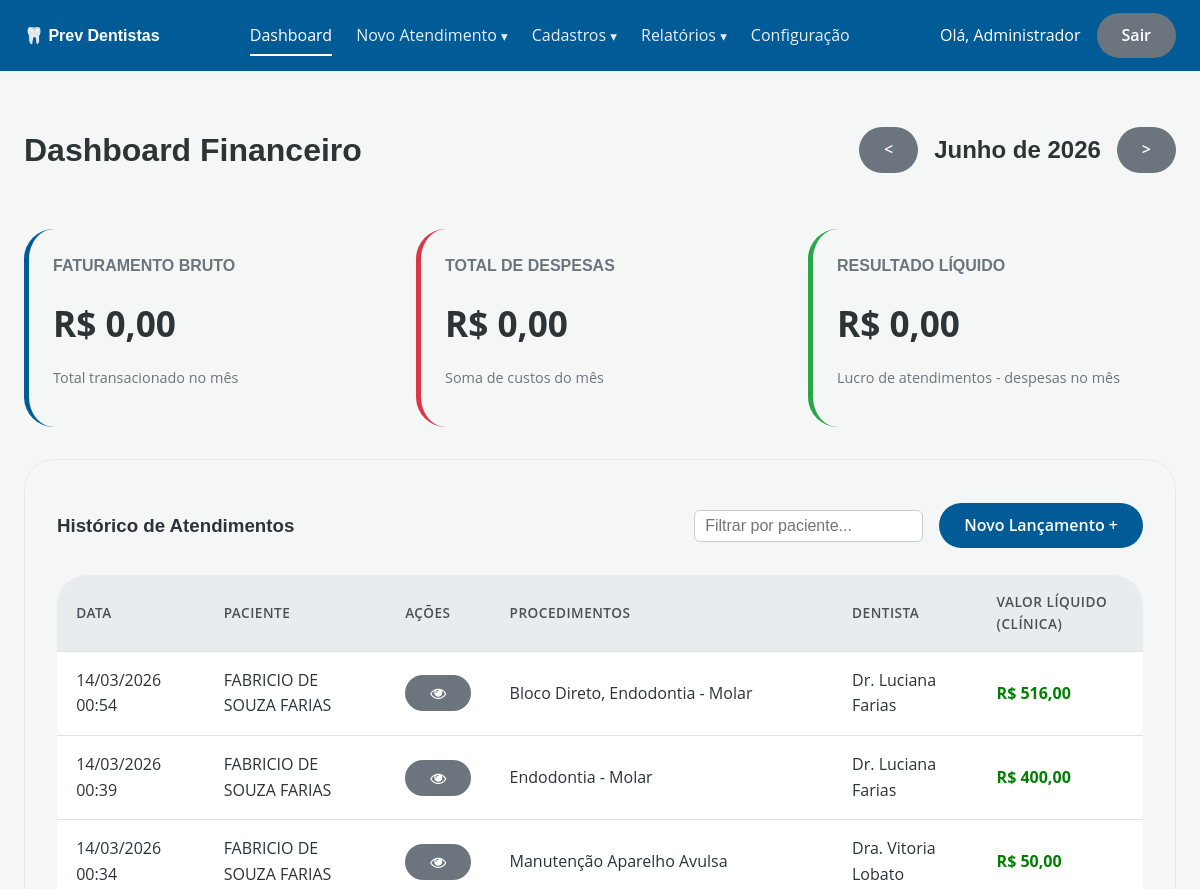
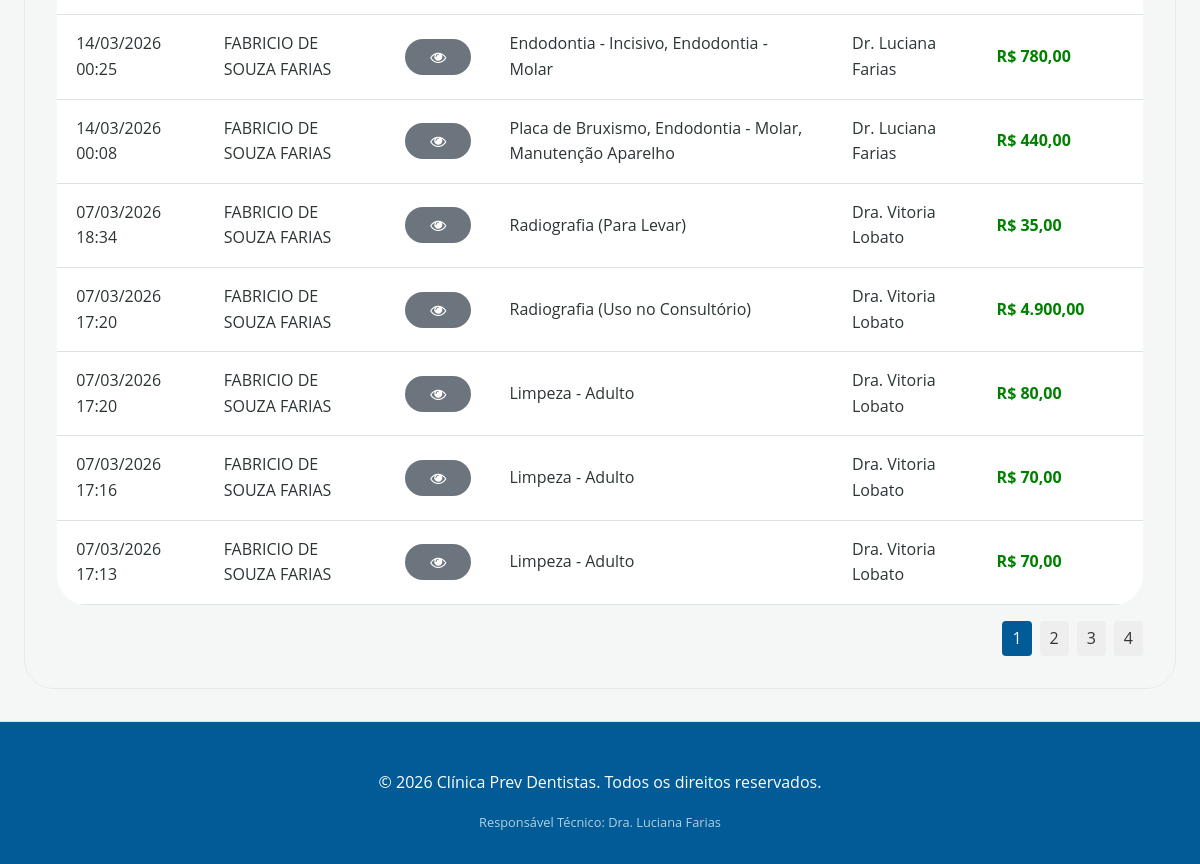
Screenshot of /public/?rota=painel (signed in) with the database file from the repository (2 pictures, top to bottom).
### tables this page shows
CREATE TABLE IF NOT EXISTS `atendimentos` (
  `id` int NOT NULL AUTO_INCREMENT,
  `paciente_id` int NOT NULL,
  `id_dentista` int NOT NULL,
  `data_atendimento` datetime NOT NULL,
  `valor_total` decimal(10,2) DEFAULT '0.00',
  `taxa_cartao` decimal(10,2) DEFAULT '0.00',
  `valor_liquido_clinica` decimal(10,2) DEFAULT '0.00',
  `custo_auxiliar` decimal(10,2) NOT NULL DEFAULT '0.00',
  `comissao_dentista` decimal(10,2) DEFAULT '0.00',
  `status_pagamento` varchar(30) DEFAULT NULL,
  `url_arquivo` text,
  `criado_em` timestamp NULL DEFAULT CURRENT_TIMESTAMP,
  PRIMARY KEY (`id`),
  KEY `id_dentista` (`id_dentista`),
  KEY `paciente_id` (`paciente_id`)
);

CREATE TABLE IF NOT EXISTS `pacientes` (
  `id` int NOT NULL AUTO_INCREMENT,
  `nome` varchar(255) NOT NULL,
  `cpf` varchar(20) DEFAULT NULL,
  `data_nascimento` date DEFAULT NULL,
  `email` varchar(255) DEFAULT NULL,
  `telefone` varchar(20) DEFAULT NULL,
  `cep` varchar(10) DEFAULT NULL,
  `endereco` varchar(255) DEFAULT NULL,
  `numero` varchar(20) DEFAULT NULL,
  `complemento` varchar(100) DEFAULT NULL,
  `bairro` varchar(100) DEFAULT NULL,
  `cidade` varchar(100) DEFAULT NULL,
  `estado` varchar(2) DEFAULT NULL,
  `foto_paciente` varchar(255) DEFAULT NULL,
  `created_at` timestamp NULL DEFAULT CURRENT_TIMESTAMP,
  `updated_at` timestamp NULL DEFAULT CURRENT_TIMESTAMP ON UPDATE CURRENT_TIMESTAMP,
  PRIMARY KEY (`id`),
  UNIQUE KEY `cpf` (`cpf`)
);

CREATE TABLE IF NOT EXISTS `usuarios` (
  `id` int NOT NULL AUTO_INCREMENT,
  `nome` varchar(100) NOT NULL,
  `login` varchar(50) NOT NULL,
  `senha` varchar(255) NOT NULL,
  `perfil` enum('proprietario','recepcionista','dentista') NOT NULL,
  `criado_em` timestamp NULL DEFAULT CURRENT_TIMESTAMP,
  PRIMARY KEY (`id`),
  UNIQUE KEY `login` (`login`)
);

### src/Controller/PainelController.php (called while the page is built, shortened)
<?php
class PainelController
{
    public function index(): void
    {
        $atendimentoModel = new AtendimentoModel($this->pdo);
        $despesaModel     = new DespesaModel($this->pdo);
        $mes_selecionado = isset($_GET['mes']) ? $_GET['mes'] : date('Y-m');
        $dataInicio    = date('Y-m-01', strtotime($mes_selecionado));
        $dataFim       = date('Y-m-t',  strtotime($mes_selecionado));
        $mes_anterior  = date('Y-m', strtotime($dataInicio . ' -1 month'));
        $mes_proximo   = date('Y-m', strtotime($dataInicio . ' +1 month'));
        $faturamentoBruto = $atendimentoModel->faturamentoBruto($dataInicio . ' 00:00:00', $dataFim . ' 23:59:59');
        $lucroLiquido     = $atendimentoModel->lucroLiquido($dataInicio . ' 00:00:00', $dataFim . ' 23:59:59');
        $totalDespesas    = $despesaModel->totalNoPeriodo($dataInicio, $dataFim);
        $busca          = trim($_GET['busca'] ?? '');
        $pagina         = max(1, (int)($_GET['pagina'] ?? 1));
        $itensPorPagina = 10;
        $offset         = ($pagina - 1) * $itensPorPagina;
        $totalRegistros      = $atendimentoModel->contarPagos($busca);
        $totalPaginas        = ceil($totalRegistros / $itensPorPagina);
        $ultimosAtendimentos = $atendimentoModel->listarPagos($busca, $itensPorPagina, $offset);
        if (class_exists('IntlDateFormatter')) {
            $formatter = new IntlDateFormatter(
                'pt_BR',
                IntlDateFormatter::FULL,
                IntlDateFormatter::NONE,
                'America/Sao_Paulo',
                IntlDateFormatter::GREGORIAN,
                "MMMM 'de' yyyy"
            );
            $mesAtual = $formatter->format(strtotime($dataInicio));
        } else {
            $meses = ['janeiro','fevereiro','março','abril','maio','junho',
                      'julho','agosto','setembro','outubro','novembro','dezembro'];
            $m = (int)date('n', strtotime($dataInicio)) - 1;
            $mesAtual = $meses[$m] . ' de ' . date('Y', strtotime($dataInicio));
        }
        require ROOT . '/src/View/layout/header.php';
        require ROOT . '/src/View/painel/index.php';
        require ROOT . '/src/View/layout/footer.php';
    }
}

### public/index.php (called while the page is built, shortened)
<?php
require_once ROOT . '/config/controle_acesso.php';
spl_autoload_register(function (string $class): void {
    $dirs = [
        ROOT . '/src/Controller/',
        ROOT . '/src/Model/',
    ];
    foreach ($dirs as $dir) {
        $file = $dir . $class . '.php';
        if (file_exists($file)) {
            return;
        }
    }
});
$rota = $_GET['rota'] ?? 'login';
[$controllerClass, $metodo, $perfis] = $rotas[$rota];
require_once ROOT . '/config/database.php';
$controller = new $controllerClass($pdo);
$controller->$metodo();

### config/controle_acesso.php (called while the page is built, shortened)
<?php
function is_admin(): bool {
    return isset($_SESSION['usuario_perfil']) && $_SESSION['usuario_perfil'] === 'proprietario';
}

### src/Model/AtendimentoModel.php (called while the page is built, shortened)
<?php
class AtendimentoModel
{
    public function faturamentoBruto(string $inicio, string $fim): float
    {
        $stmt = $this->pdo->prepare("
            SELECT COALESCE(SUM(ap.valor_procedimento), 0)
            FROM atendimento_procedimentos ap
            JOIN atendimentos a ON ap.id_atendimento = a.id
            WHERE a.data_atendimento BETWEEN ? AND ?
              AND a.status_pagamento IN ('pago','pendente')
              AND ap.status_execucao IN ('feito','finalizado','pendente')
        ");
        $stmt->execute([$inicio, $fim]);
        return (float) ($stmt->fetchColumn() ?? 0);
    }
    public function lucroLiquido(string $inicio, string $fim): float
    {
        $stmt = $this->pdo->prepare("
            SELECT SUM(valor_liquido_clinica)
            FROM atendimentos
            WHERE data_atendimento BETWEEN ? AND ?
              AND status_pagamento = 'pago'
        ");
        $stmt->execute([$inicio, $fim]);
        return (float) ($stmt->fetchColumn() ?? 0);
    }
    public function contarPagos(string $busca): int
    {
        $sql    = "SELECT COUNT(DISTINCT a.id)
                   FROM atendimentos a
                   JOIN pacientes p ON a.paciente_id = p.id
                   WHERE a.status_pagamento IN ('pago','pendente')";
        $params = [];
        $stmt = $this->pdo->prepare($sql);
        $stmt->execute($params);
        return (int) $stmt->fetchColumn();
    }
    public function listarPagos(string $busca, int $limit, int $offset): array
    {
        $sql = "
            SELECT
                a.id, a.data_atendimento,
                p.nome   AS paciente_nome,
                a.status_pagamento,
                a.taxa_cartao, a.valor_liquido_clinica,
                a.custo_auxiliar, a.comissao_dentista, a.url_arquivo,
                u.nome   AS dentista,
                SUM(CASE WHEN ap.status_execucao IN ('feito','finalizado','pendente') THEN ap.valor_procedimento ELSE 0 END) AS valor_bruto_total,
                GROUP_CONCAT(
                    CASE WHEN ap.status_execucao IN ('feito','finalizado','pendente') THEN proc.nome END
                    SEPARATOR ', '
                ) AS procedimentos
            FROM atendimentos a
            JOIN pacientes   p    ON a.paciente_id    = p.id
            JOIN usuarios    u    ON a.id_dentista     = u.id
            LEFT JOIN atendimento_procedimentos ap   ON a.id = ap.id_atendimento
            LEFT JOIN procedimentos             proc ON ap.id_procedimento = proc.id
            WHERE a.status_pagamento IN ('pago','pendente')
        ";
        $sql .= " GROUP BY a.id ORDER BY a.data_atendimento DESC LIMIT ? OFFSET ?";
        $stmt = $this->pdo->prepare($sql);
        $pos = 1;
        $stmt->bindValue($pos++, $limit,  PDO::PARAM_INT);
        $stmt->bindValue($pos,   $offset, PDO::PARAM_INT);
        $stmt->execute();
        return $stmt->fetchAll();
    }
}

### src/Model/DespesaModel.php (called while the page is built, shortened)
<?php
class DespesaModel
{
    public function totalNoPeriodo(string $dataInicio, string $dataFim): float
    {
        $stmt = $this->pdo->prepare(
            "SELECT SUM(valor) FROM despesas WHERE data_despesa BETWEEN ? AND ?"
        );
        $stmt->execute([$dataInicio, $dataFim]);
        return (float) ($stmt->fetchColumn() ?? 0);
    }
}

### src/View/painel/index.php (the view, shortened to what this page needs)
<div style="display:flex; justify-content:space-between; align-items:center;">
    <h1>Dashboard Financeiro</h1>
    <div style="display:flex; align-items:center; gap: 1rem;">
        <a href="<?= BASE_URL ?>?rota=painel&mes=<?= $mes_anterior ?>" class="btn btn-secondary" title="Mês Anterior">&lt;</a>
        <h2 style="color: var(--text-muted); margin: 0;"><?= ucfirst($mesAtual) ?></h2>
        <a href="<?= BASE_URL ?>?rota=painel&mes=<?= $mes_proximo ?>" class="btn btn-secondary" title="Próximo Mês">&gt;</a>
    </div>
</div>
<?php if (is_admin()): ?>
<div class="dashboard-grid" style="margin-top: 2rem;">
    <div class="stat-card">
        <h3>Faturamento Bruto</h3>
        <div class="stat-value">R$ <?= number_format($faturamentoBruto, 2, ',', '.') ?></div>
        <p class="text-muted">Total transacionado no mês</p>
    </div>
    <div class="stat-card" style="border-left-color: var(--danger-color);">
        <h3>Total de Despesas</h3>
        <div class="stat-value">R$ <?= number_format($totalDespesas, 2, ',', '.') ?></div>
        <p class="text-muted">Soma de custos do mês</p>
    </div>
    <div class="stat-card" style="border-left-color: var(--success-color);">
        <h3>Resultado Líquido</h3>
        <div class="stat-value">R$ <?= number_format($lucroLiquido - $totalDespesas, 2, ',', '.') ?></div>
        <p class="text-muted">Lucro de atendimentos - despesas no mês</p>
    </div>
</div>
<?php endif; ?>
<div class="card" style="margin-top: 2rem;">
    <div style="display:flex; justify-content:space-between; align-items:center;">
        <h3>Histórico de Atendimentos</h3>
        <div style="display:flex; gap: 1rem; align-items:center;">
            <div style="display:flex; gap:0.5rem; align-items:center;">
                <input type="text" id="busca_painel"
                       placeholder="Filtrar por paciente..."
                       value="<?= htmlspecialchars($busca ?? '') ?>"
                       style="padding:6px 10px; border:1px solid #ccc; border-radius:6px; min-width:220px;"
                       autocomplete="off">
            </div>
            <?php if (is_admin()): ?>
            <a href="<?= BASE_URL ?>?rota=atendimentos.novo" class="btn btn-primary">Novo Lançamento +</a>
            <?php endif; ?>
        </div>
    </div>
    <table class="mobile-card-table" id="tabela_painel" style="margin-top: 1rem;">
        <thead>
            <tr>
                <th>Data</th>
                <th>Paciente</th>
                <th>Ações</th>
                <th>Procedimentos</th>
                <th>Dentista</th>
                <?php if (is_admin()): ?>
                <th>Valor Líquido (Clínica)</th>
                <?php endif; ?>
            </tr>
        </thead>
        <tbody>
            <?php if(count($ultimosAtendimentos) > 0): ?>
                <?php foreach($ultimosAtendimentos as $at): ?>
                    <?php
                        $isNaoAplicavel = $at['status_pagamento'] === 'nao_aplicavel';
                    ?>
                <tr class="clickable-row"
                    data-id="<?= $at['id'] ?>"
                    data-data="<?= date('d/m/Y H:i', strtotime($at['data_atendimento'])) ?>"
                    data-paciente="<?= htmlspecialchars($at['paciente_nome']) ?>"
                    data-taxa-cartao="<?= $isNaoAplicavel ? 'N/A' : 'R$ ' . number_format($at['taxa_cartao'], 2, ',', '.') ?>"
                    data-custo-auxiliar="<?= $isNaoAplicavel ? 'N/A' : 'R$ ' . number_format($at['custo_auxiliar'], 2, ',', '.') ?>"
                    data-comissao-dentista="<?= $isNaoAplicavel ? 'N/A' : 'R$ ' . number_format($at['comissao_dentista'], 2, ',', '.') ?>"
                    data-procedimentos="<?= htmlspecialchars($at['procedimentos'] ?? '') ?>"
                    data-dentista="<?= htmlspecialchars($at['dentista']) ?>"
                    data-arquivo="<?= htmlspecialchars($at['url_arquivo'] ?? '') ?>"
                    data-valor="<?= $isNaoAplicavel ? 'N/A' : 'R$ ' . number_format($at['valor_liquido_clinica'], 2, ',', '.') ?>"
                    data-bruto="<?= $isNaoAplicavel ? 'N/A' : 'R$ ' . number_format($at['valor_bruto_total'] ?? 0, 2, ',', '.') ?>"
                    style="cursor: pointer;" title="Clique para ver detalhes">
                    <td data-label="Data"><?= date('d/m/Y H:i', strtotime($at['data_atendimento'])) ?></td>
                    <td data-label="Paciente"><?= htmlspecialchars($at['paciente_nome']) ?></td>
                    <td data-label="Ações">
                        <a href="<?= BASE_URL ?>?rota=recibo&id=<?= $at['id'] ?>" class="btn btn-secondary" target="_blank" title="Gerar Recibo">
                            <i class="fa fa-eye"></i>
                        </a>
                    </td>
                    <td data-label="Procedimentos"><?= htmlspecialchars($at['procedimentos'] ?? '') ?></td>
                    <td data-label="Dentista"><?= htmlspecialchars($at['dentista']) ?></td>
                    <?php if (is_admin()): ?>
                    <td data-label="Valor Líquido" style="color: green; font-weight: bold;">
                        <?= $isNaoAplicavel ? 'N/A' : 'R$ ' . number_format($at['valor_liquido_clinica'], 2, ',', '.') ?>
                    </td>
                    <?php endif; ?>
                </tr>
                <?php endforeach; ?>
            <?php else: ?>
                <tr>
                    <td colspan="5" style="padding: 20px; text-align: center;">Nenhum atendimento registrado ainda.</td>
                </tr>
            <?php endif; ?>
        </tbody>
    </table>
    <?php if ($totalPaginas > 1): ?>
    <div style="display: flex; justify-content: flex-end; margin-top: 1rem; gap: 0.5rem;">
        <?php for ($i = 1; $i <= $totalPaginas; $i++): ?>
            <?php
                $active = $i === $pagina ? 'background-color: var(--primary-color); color: white;' : 'background-color: #eee; color: #333;';
                $queryParams = $_GET;
                $queryParams['pagina'] = $i;
                $url = '?' . http_build_query($queryParams);
            ?>
            <a href="<?= $url ?>" style="padding: 5px 10px; text-decoration: none; border-radius: 4px; <?= $active ?>"><?= $i ?></a>
        <?php endfor; ?>
    </div>
    <?php endif; ?>
</div>

### rows the page displays
atendimentos: data_atendimento "14/03/2026 00:54", paciente.nome "FABRICIO DE SOUZA FARIAS", procedimentos "Bloco Direto, Endodontia - Molar", usuarios.nome "Dr. Luciana Farias", valor_liquido_clinica "516,00"
atendimentos: data_atendimento "14/03/2026 00:39", paciente.nome "FABRICIO DE SOUZA FARIAS", procedimentos "Endodontia - Molar", usuarios.nome "Dr. Luciana Farias", valor_liquido_clinica "400,00"
atendimentos: data_atendimento "14/03/2026 00:34", paciente.nome "FABRICIO DE SOUZA FARIAS", procedimentos "Manutenção Aparelho Avulsa", usuarios.nome "Dra. Vitoria Lobato", valor_liquido_clinica "50,00"
atendimentos: data_atendimento "14/03/2026 00:25", paciente.nome "FABRICIO DE SOUZA FARIAS", procedimentos "Endodontia - Incisivo, Endodontia - Molar", usuarios.nome "Dr. Luciana Farias", valor_liquido_clinica "780,00"
atendimentos: data_atendimento "14/03/2026 00:08", paciente.nome "FABRICIO DE SOUZA FARIAS", procedimentos "Placa de Bruxismo, Endodontia - Molar, Manutenção Aparelho", usuarios.nome "Dr. Luciana Farias", valor_liquido_clinica "440,00"
atendimentos: data_atendimento "07/03/2026 18:34", paciente.nome "FABRICIO DE SOUZA FARIAS", procedimentos "Radiografia (Para Levar)", usuarios.nome "Dra. Vitoria Lobato", valor_liquido_clinica "35,00"
atendimentos: data_atendimento "07/03/2026 17:20", paciente.nome "FABRICIO DE SOUZA FARIAS", procedimentos "Radiografia (Uso no Consultório)", usuarios.nome "Dra. Vitoria Lobato", valor_liquido_clinica "4.900,00"
atendimentos: data_atendimento "07/03/2026 17:20", paciente.nome "FABRICIO DE SOUZA FARIAS", procedimentos "Limpeza - Adulto", usuarios.nome "Dra. Vitoria Lobato", valor_liquido_clinica "80,00"
atendimentos: data_atendimento "07/03/2026 17:16", paciente.nome "FABRICIO DE SOUZA FARIAS", procedimentos "Limpeza - Adulto", usuarios.nome "Dra. Vitoria Lobato", valor_liquido_clinica "70,00"
atendimentos: data_atendimento "07/03/2026 17:13", paciente.nome "FABRICIO DE SOUZA FARIAS", procedimentos "Limpeza - Adulto", usuarios.nome "Dra. Vitoria Lobato", valor_liquido_clinica "70,00"

### other values shown
$_SESSION['usuario_nome'] "Administrador"
$mesAtual "Junho de 2026"
$faturamentoBruto "0,00"
$totalDespesas "0,00"
$lucroLiquido - $totalDespesas "0,00"
